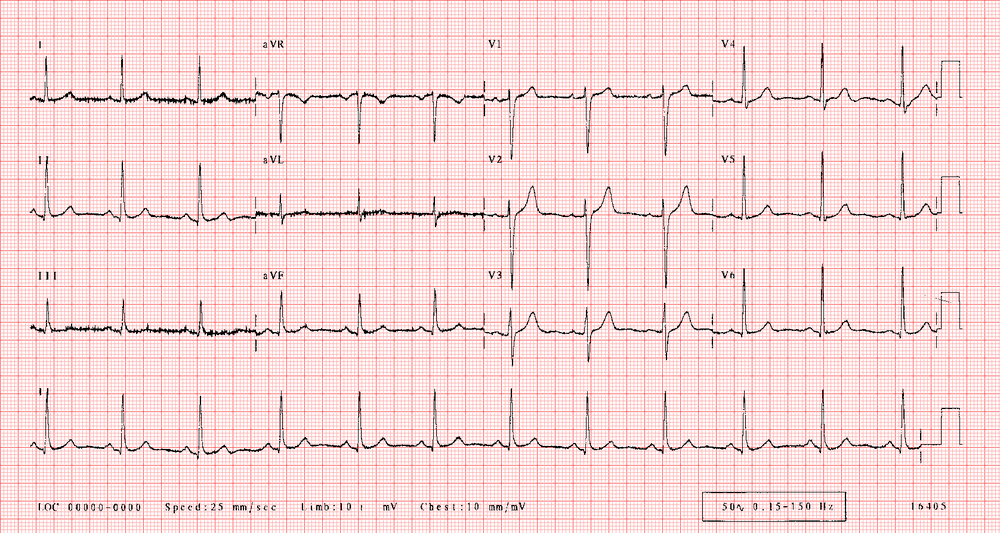
#> input picture data/raw_images/ecg_001.png, 1000 x 533 px, shrunk from 1676 x 894 before the run
$ python -i edge_waveform.py   (imports and definitions only)
#> lines starting #> are read from the running program, lines starting #| are printed output that depends on the picture; after the words box and inside, x2 and y2 are one past the last pixel; in counts of white or black regions, pixels touching at a corner belong together
#> further down, picture is the input picture: shape (533, 1000, 3); mean B, G, R 216.1, 216.1, 248.7
# # import cv2
# # import numpy as np

# # def extract_waveform_edges(image):
# #     """
# #     Edge-based ECG waveform extraction
# #     Works even when segmentation fails
# #     """
# #     gray = cv2.cvtColor(image, cv2.COLOR_BGR2GRAY)

# #     # Remove grid (light smoothing)
# #     blur = cv2.GaussianBlur(gray, (5, 5), 0)

# #     # Strong edge detection
# #     edges = cv2.Canny(blur, 50, 150)

# #     # Remove vertical grid lines
# #     kernel = cv2.getStructuringElement(cv2.MORPH_RECT, (1, 5))
# #     cleaned = cv2.morphologyEx(edges, cv2.MORPH_OPEN, kernel, iterations=1)

# #     return cleaned


# import cv2
# import numpy as np

# def extract_waveform_edges(image):
#     gray = cv2.cvtColor(image, cv2.COLOR_BGR2GRAY)

#     # Smooth image to reduce noise
#     blur = cv2.GaussianBlur(gray, (5, 5), 0)

#     # Edge detection
#     edges = cv2.Canny(blur, 50, 150)

#     # ===============================
#     # REMOVE VERTICAL GRID LINES
#     # ===============================
#     vertical_kernel = cv2.getStructuringElement(cv2.MORPH_RECT, (1, 25))
#     vertical_lines = cv2.morphologyEx(edges, cv2.MORPH_OPEN, vertical_kernel)

#     edges_no_vertical = cv2.subtract(edges, vertical_lines)

#     # ===============================
#     # REMOVE HORIZONTAL GRID LINES
#     # ===============================
#     horizontal_kernel = cv2.getStructuringElement(cv2.MORPH_RECT, (25, 1))
#     horizontal_lines = cv2.morphologyEx(edges_no_vertical, cv2.MORPH_OPEN, horizontal_kernel)

#     cleaned = cv2.subtract(edges_no_vertical, horizontal_lines)

#     return cleaned


import cv2
import numpy as np

def extract_waveform_edges(image):
    gray = cv2.cvtColor(image, cv2.COLOR_BGR2GRAY)
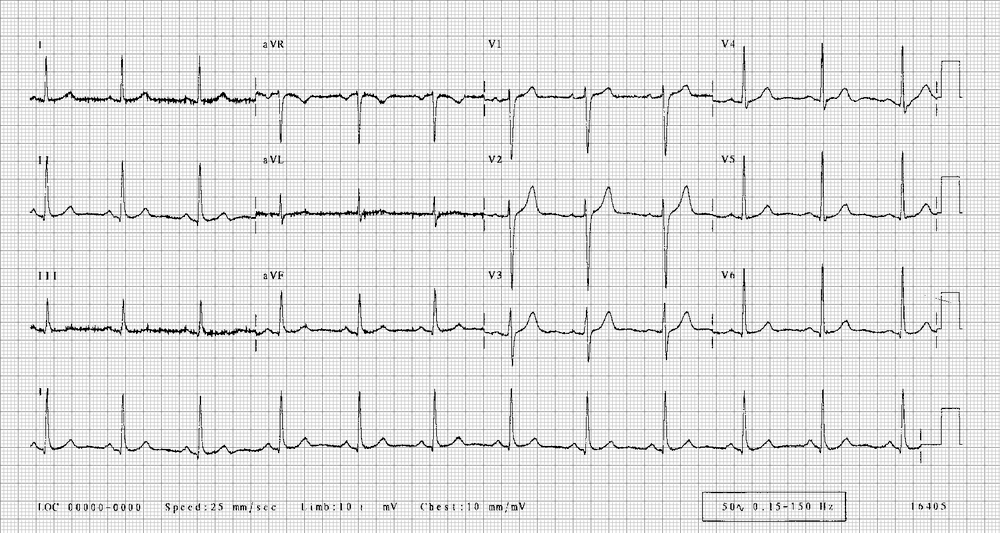
#> gray: shape (533, 1000); min 0, max 255, mean 225.8

    # Moderate blur (not too strong)
    blur = cv2.GaussianBlur(gray, (5, 5), 0)

    # Conservative edge detection
    edges = cv2.Canny(blur, 50, 150)
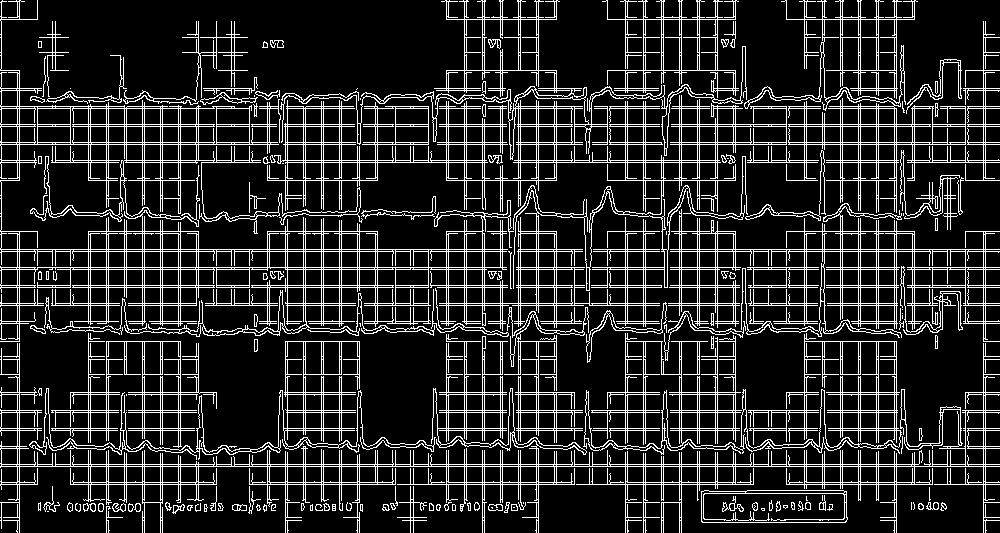
#> edges: shape (533, 1000); 15.3% white in thin lines or dots

    # -------- Attempt 1: moderate grid removal --------
    vertical_kernel = cv2.getStructuringElement(cv2.MORPH_RECT, (1, 25))
    horizontal_kernel = cv2.getStructuringElement(cv2.MORPH_RECT, (25, 1))

    vertical_lines = cv2.morphologyEx(edges, cv2.MORPH_OPEN, vertical_kernel)
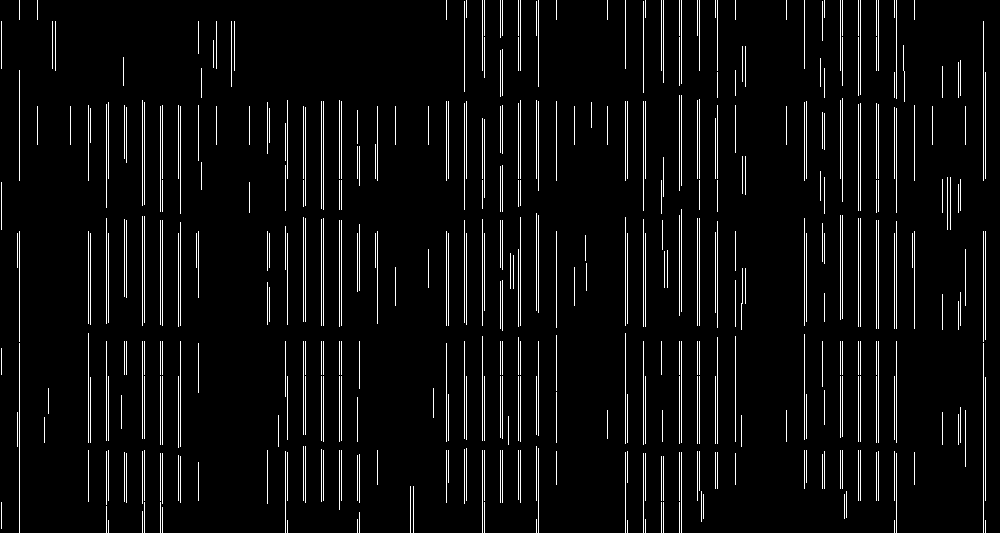
#> vertical_lines: shape (533, 1000); 5% white in thin lines or dots
    no_vertical = cv2.subtract(edges, vertical_lines)
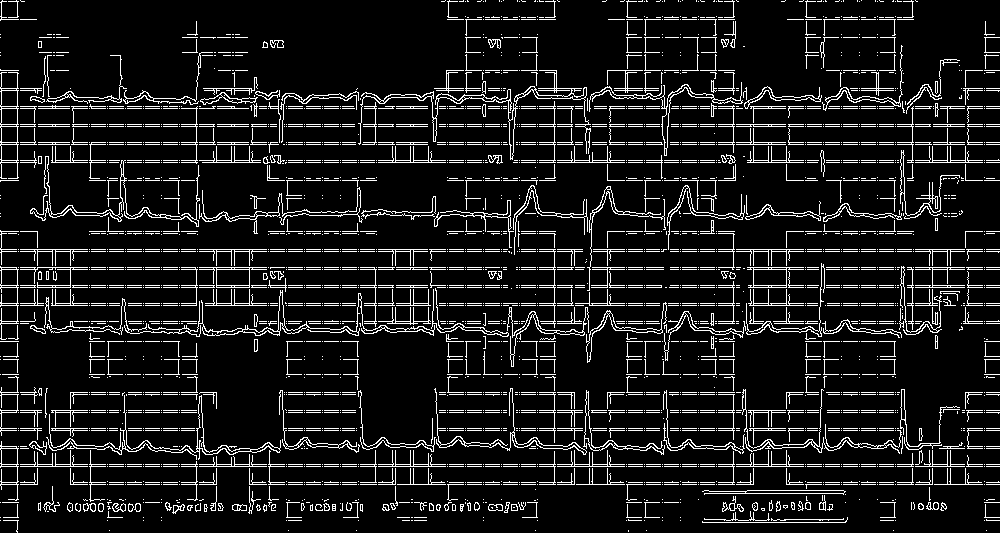
#> no_vertical: shape (533, 1000); 10.3% white in thin lines or dots

    horizontal_lines = cv2.morphologyEx(no_vertical, cv2.MORPH_OPEN, horizontal_kernel)
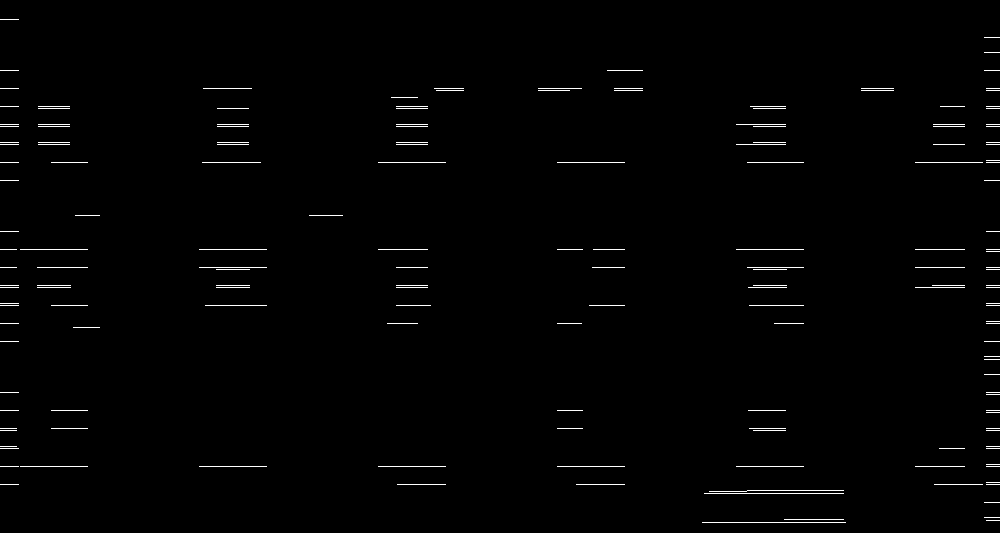
#> horizontal_lines: shape (533, 1000); 1% white in thin lines or dots
    cleaned = cv2.subtract(no_vertical, horizontal_lines)
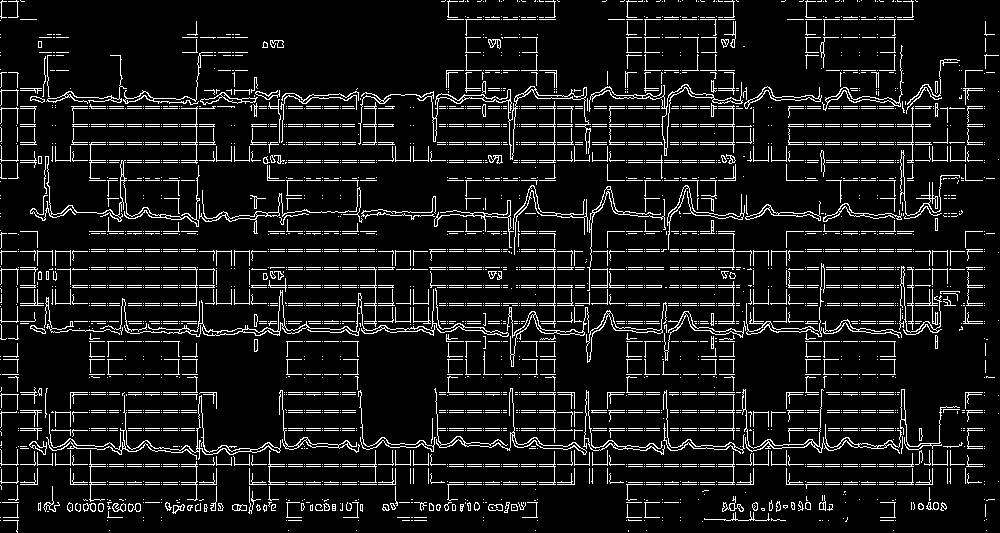
#> cleaned: shape (533, 1000); 9.3% white in thin lines or dots

    # If waveform survives → good
    if cv2.countNonZero(cleaned) > 0:
        return cleaned

    # -------- Fallback: VERY IMPORTANT --------
    # If aggressive suppression killed waveform,
    # return raw edges instead of failing
    print("⚠️ Grid suppression too aggressive, falling back to raw edges")

    return edges

>>> import cv2
>>> picture = cv2.imread('../data/raw_images/ecg_001.png')
>>> result = extract_waveform_edges(picture)

$ run again, on data/raw_images/ecg_002.png
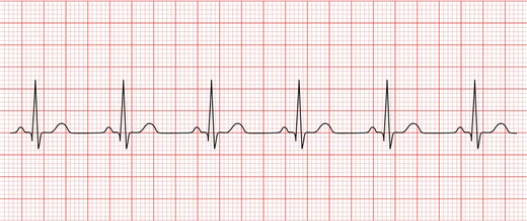
#> input picture data/raw_images/ecg_002.png, 527 x 221 px
#> picture is the input picture: shape (221, 527, 3); mean B, G, R 227.5, 228, 244.6
#> in extract_waveform_edges, `edges = cv2.Canny(blur, 50, 150)`:
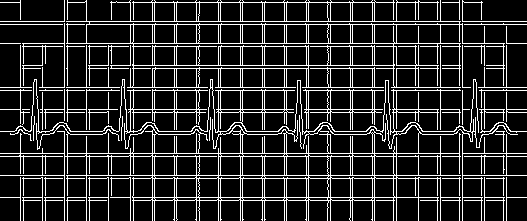
#> edges: shape (221, 527); 15.7% white in thin lines or dots
#> vertical_lines: shape (221, 527); 3.1% white in thin lines or dots
#> no_vertical: shape (221, 527); 12.7% white in thin lines or dots
#> horizontal_lines: shape (221, 527); 4.2% white in thin lines or dots, all inside (x1, y1, x2, y2) = (0, 2, 527, 198)
#> in extract_waveform_edges, `cleaned = cv2.subtract(no_vertical, horizontal_lines)`:
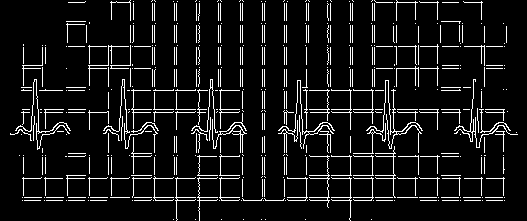
#> cleaned: shape (221, 527); 8.5% white in thin lines or dots

$ run again, on data/raw_images/ecg__003.png
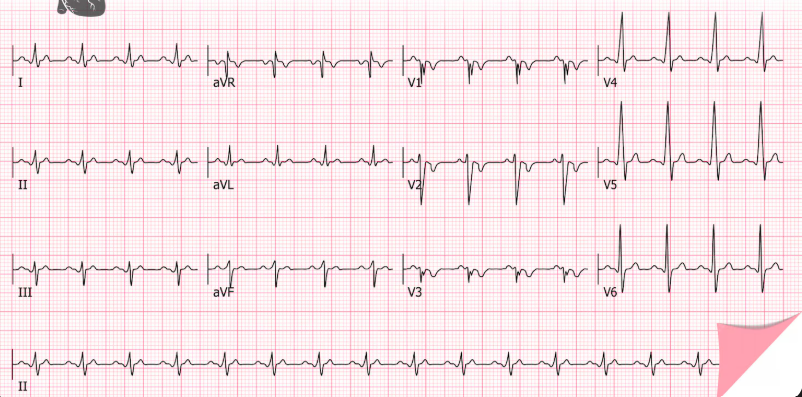
#> input picture data/raw_images/ecg__003.png, 802 x 397 px
#> picture is the input picture: shape (397, 802, 3); mean B, G, R 233.1, 229.3, 247.3
#> in extract_waveform_edges, `edges = cv2.Canny(blur, 50, 150)`:
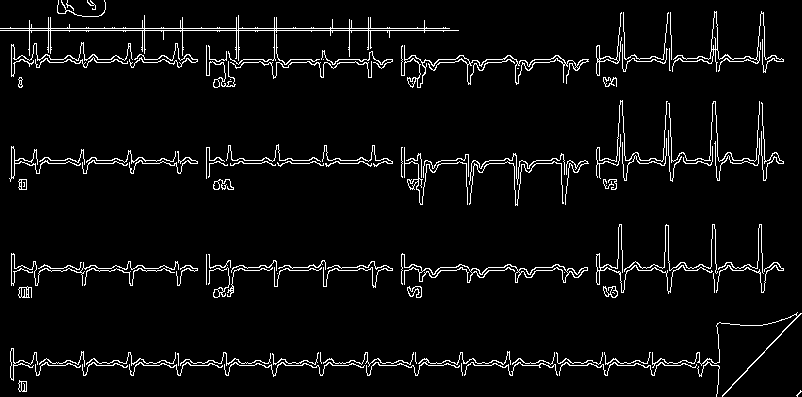
#> edges: shape (397, 802); 4.8% white in thin lines or dots
#> vertical_lines: shape (397, 802); 0.35% white in thin lines or dots, all inside (x1, y1, x2, y2) = (11, 15, 765, 286)
#> no_vertical: shape (397, 802); 4.5% white in thin lines or dots
#> horizontal_lines: shape (397, 802); 0.26% white in thin lines or dots, all inside (x1, y1, x2, y2) = (0, 28, 459, 31)
#> in extract_waveform_edges, `cleaned = cv2.subtract(no_vertical, horizontal_lines)`:
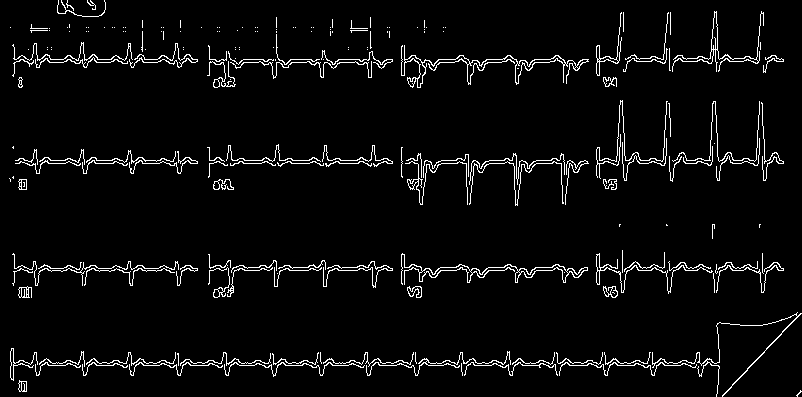
#> cleaned: shape (397, 802); 4.2% white in thin lines or dots
